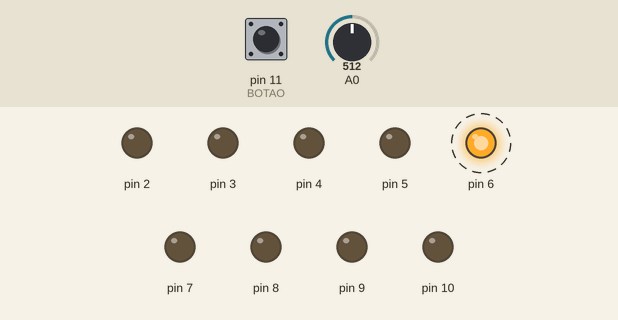
Recording of a sketch running on a simulated Arduino Uno, built with avr-gcc and run on an emulated ATmega328P. Parts: output pins drawn as LEDs (lit = HIGH). Dashed ring = blinking. Inputs (shaded band) come from the test bench; at power-on: A0 = 512, pin 11 (BOTAO) HIGH.

Above: at 0.9 s.
1.3 s: A0 set to 621
4.3 s: A0 set to 644
At 4.5 s:
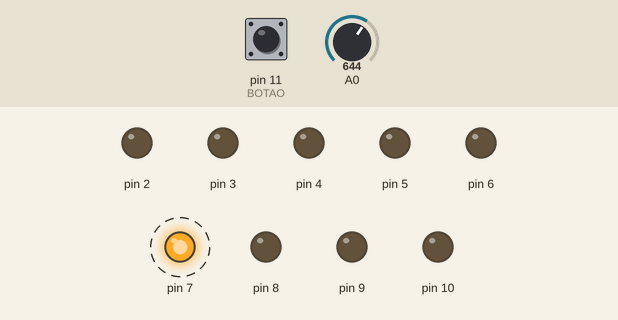
7.3 s: A0 set to 745
10.3 s: A0 set to 777
At 10.5 s:
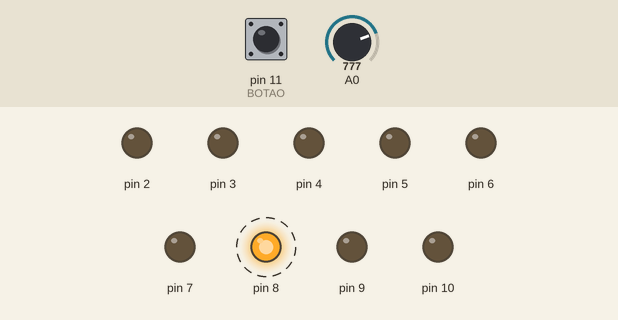
13.3 s: A0 set to 873
16.3 s: A0 set to 901
At 16.5 s:
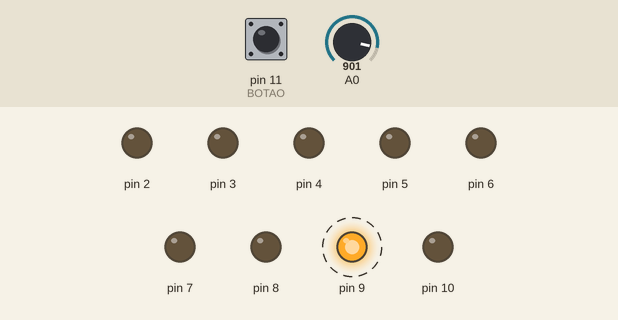
Timing chart, 0 to 20.3 s (numbered marks = the images above; inputs shaded):
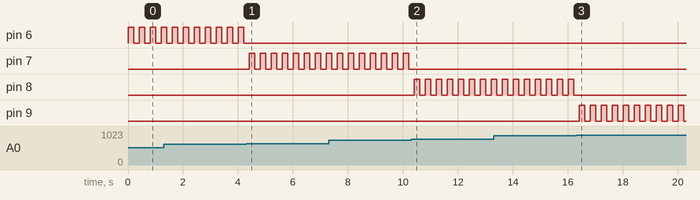

The sketch:

Desafio3_ehnr.ino
```cpp
#define BOTAO 11

void setup()
{
  Serial.begin(9600);
  for(int i = 2; i<11; i++){
  	pinMode(i, OUTPUT);
  }
  	pinMode(BOTAO, INPUT_PULLUP);
}

void loop()
{
  int aceso[9], inicio = 1, acesoFixo = 0, potenciometro = 0;

  potenciometro = analogRead(A0);
  if(inicio == 1){
    for(int i = 2; i<11; i++){
    	digitalWrite(i, LOW);
    }

    for(int i = 0; i<10; i++){
    	aceso[i] = 0;
    }
  }

  for(int i = 0; i <10; i++){
      if(aceso[i] == 1){
      	digitalWrite((i+2), HIGH);
      }
  }

  acesoFixo = potenciometro/127;

  digitalWrite((acesoFixo+2), HIGH);
  delay(200);
  digitalWrite((acesoFixo+2), LOW);
  delay(200);

  if(digitalRead(BOTAO) == 0){
  	inicio = 0;
    aceso[acesoFixo] = 1;
  }

  if(aceso[0] && aceso[1] && aceso[2]){
    inicio = 1;
  }
  if(aceso[3] && aceso[4] && aceso[5]){
    inicio = 1;
  }
  if(aceso[6] && aceso[7] && aceso[8]){
    inicio = 1;
  }
  if(aceso[0] && aceso[4] && aceso[8]){
    inicio = 1;
  }
  if(aceso[2] && aceso[4] && aceso[6]){
    inicio = 1;
  }
  if(aceso[0] && aceso[3] && aceso[6]){
    inicio = 1;
  }
  if(aceso[1] && aceso[4] && aceso[7]){
    inicio = 1;
  }
  if(aceso[2] && aceso[5] && aceso[8]){
    inicio = 1;
  }
}
```

Measured:
- the behaviour switches between 634 and 635 on A0 (found by bisection; images 0 and 1)
- the behaviour switches between 761 and 762 on A0 (found by bisection; images 1 and 2)
- the behaviour switches between 888 and 889 on A0 (found by bisection; images 2 and 3)
- after the input at 4.3 s, pin 6: stops changing and stays LOW; pin 7: alternates HIGH for 0.20 s and LOW for 0.20 s, starting after 0.10 s
- after the input at 10.3 s, pin 7: stops changing and stays LOW; pin 8: alternates HIGH for 0.20 s and LOW for 0.20 s, starting after 0.11 s
- after the input at 16.3 s, pin 8: stops changing and stays LOW; pin 9: alternates HIGH for 0.20 s and LOW for 0.20 s, starting after 0.11 s
- by itself, pin 6: alternates HIGH for 0.20 s and LOW for 0.20 s
